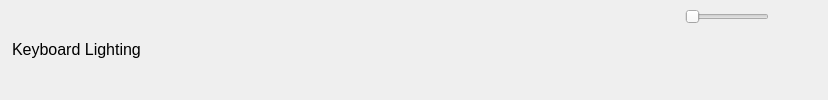
              <widget class="QWidget" name="widget_7" native="true">
               <layout class="QHBoxLayout" name="horizontalLayout_9">
                <property name="leftMargin">
                 <number>12</number>
                </property>
                <property name="topMargin">
                 <number>0</number>
                </property>
                <property name="rightMargin">
                 <number>12</number>
                </property>
                <property name="bottomMargin">
                 <number>2</number>
                </property>
                <item>
                 <widget class="QLabel" name="label_4">
                  <property name="font">
                   <font>
                    <pointsize>12</pointsize>
                   </font>
                  </property>
                  <property name="text">
                   <string>Keyboard Lighting</string>
                  </property>
                 </widget>
                </item>
                <item alignment="Qt::AlignTop">
                 <widget class="QWidget" name="widget_8" native="true">
                  <layout class="QHBoxLayout" name="horizontalLayout_11">
                   <property name="leftMargin">
                    <number>500</number>
                   </property>
                   <item>
                    <widget class="QPushButton" name="pushButton_2">
                     <property name="styleSheet">
                      <string notr="true">*{
border:none;}</string>
                     </property>
                     <property name="text">
                      <string/>
                     </property>
                     <property name="icon">
                      <iconset>
                       <normaloff>D:/C/uet_3_2/tuong tac/library/loader.svg</normaloff>D:/C/uet_3_2/tuong tac/library/loader.svg</iconset>
                     </property>
                    </widget>
                   </item>
                   <item>
                    <widget class="QSlider" name="horizontalSlider">
                     <property name="orientation">
                      <enum>Qt::Horizontal</enum>
                     </property>
                    </widget>
                   </item>
                   <item>
                    <widget class="QPushButton" name="pushButton_7">
                     <property name="styleSheet">
                      <string notr="true">*{
border:none;}</string>
                     </property>
                     <property name="text">
                      <string/>
                     </property>
                     <property name="icon">
                      <iconset>
                       <normaloff>D:/C/uet_3_2/tuong tac/library/loader.svg</normaloff>D:/C/uet_3_2/tuong tac/library/loader.svg</iconset>
                     </property>
                     <property name="iconSize">
                      <size>
                       <width>30</width>
                       <height>30</height>
                      </size>
                     </property>
                    </widget>
                   </item>
                  </layout>
                 </widget>
                </item>
               </layout>
              </widget>
